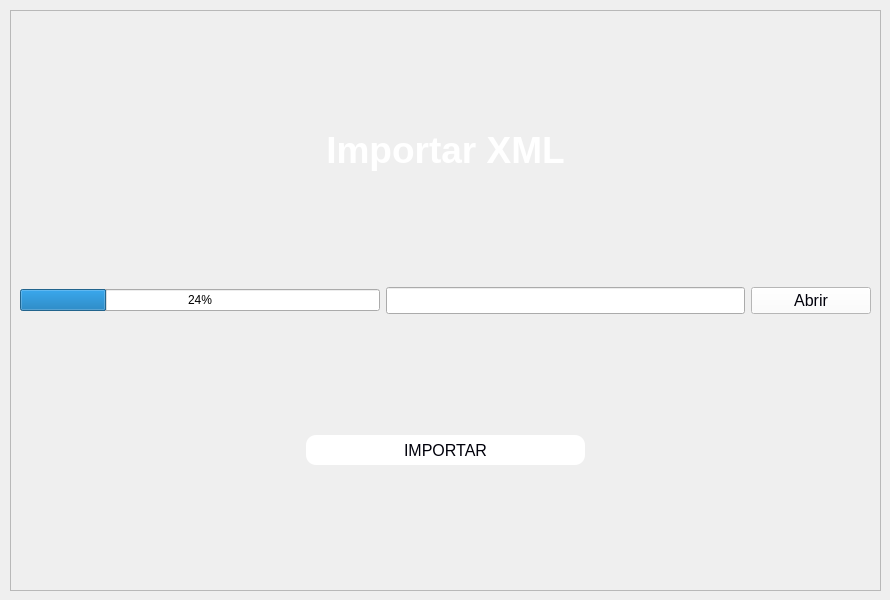
      <widget class="QWidget" name="page_xml">
       <widget class="QFrame" name="frame_6">
        <property name="geometry">
         <rect>
          <x>10</x>
          <y>10</y>
          <width>871</width>
          <height>581</height>
         </rect>
        </property>
        <property name="frameShape">
         <enum>QFrame::StyledPanel</enum>
        </property>
        <property name="frameShadow">
         <enum>QFrame::Raised</enum>
        </property>
        <layout class="QVBoxLayout" name="verticalLayout_8">
         <item>
          <widget class="QLabel" name="label_13">
           <property name="text">
            <string>&lt;html&gt;&lt;head/&gt;&lt;body&gt;&lt;p align=&quot;center&quot;&gt;&lt;span style=&quot; font-size:28pt; font-weight:600; color:#ffffff;&quot;&gt;Importar XML&lt;/span&gt;&lt;/p&gt;&lt;/body&gt;&lt;/html&gt;</string>
           </property>
          </widget>
         </item>
         <item>
          <layout class="QHBoxLayout" name="horizontalLayout_14">
           <item>
            <widget class="QProgressBar" name="progressBar">
             <property name="value">
              <number>24</number>
             </property>
            </widget>
           </item>
           <item>
            <widget class="QLineEdit" name="txt_selecionar_xml">
             <property name="minimumSize">
              <size>
               <width>200</width>
               <height>20</height>
              </size>
             </property>
             <property name="font">
              <font>
               <pointsize>12</pointsize>
              </font>
             </property>
             <property name="styleSheet">
              <string notr="true">color: rgb(255, 255, 255);</string>
             </property>
             <property name="placeholderText">
              <string>Selecionar arquivo...</string>
             </property>
            </widget>
           </item>
           <item>
            <widget class="QPushButton" name="btn_open">
             <property name="minimumSize">
              <size>
               <width>120</width>
               <height>20</height>
              </size>
             </property>
             <property name="cursor">
              <cursorShape>PointingHandCursor</cursorShape>
             </property>
             <property name="styleSheet">
              <string notr="true">QPushButton{
	color: rgb(0,0,10);
	background-color: #fff;
	border-top-rigth-radius: 15px;
	font-size: 16px;
}
QPushButton:hover{
	background-color: rgb(170,255,255);
	color:back;
}</string>
             </property>
             <property name="text">
              <string>Abrir</string>
             </property>
            </widget>
           </item>
          </layout>
         </item>
         <item>
          <layout class="QHBoxLayout" name="horizontalLayout_15">
           <item>
            <widget class="QLabel" name="label_15">
             <property name="text">
              <string/>
             </property>
            </widget>
           </item>
           <item>
            <widget class="QPushButton" name="btn_importar_xml">
             <property name="minimumSize">
              <size>
               <width>0</width>
               <height>30</height>
              </size>
             </property>
             <property name="font">
              <font>
               <pointsize>-1</pointsize>
              </font>
             </property>
             <property name="cursor">
              <cursorShape>PointingHandCursor</cursorShape>
             </property>
             <property name="styleSheet">
              <string notr="true">QPushButton{
	color: rgb(0,0,10);
	background-color: #fff;
	border-radius: 10px;
	font-size: 16px;
}
QPushButton:hover{
	background-color: rgb(170,255,255);
	color:back;
}</string>
             </property>
             <property name="text">
              <string>IMPORTAR</string>
             </property>
            </widget>
           </item>
           <item>
            <widget class="QLabel" name="label_16">
             <property name="text">
              <string/>
             </property>
            </widget>
           </item>
          </layout>
         </item>
        </layout>
       </widget>
      </widget>
